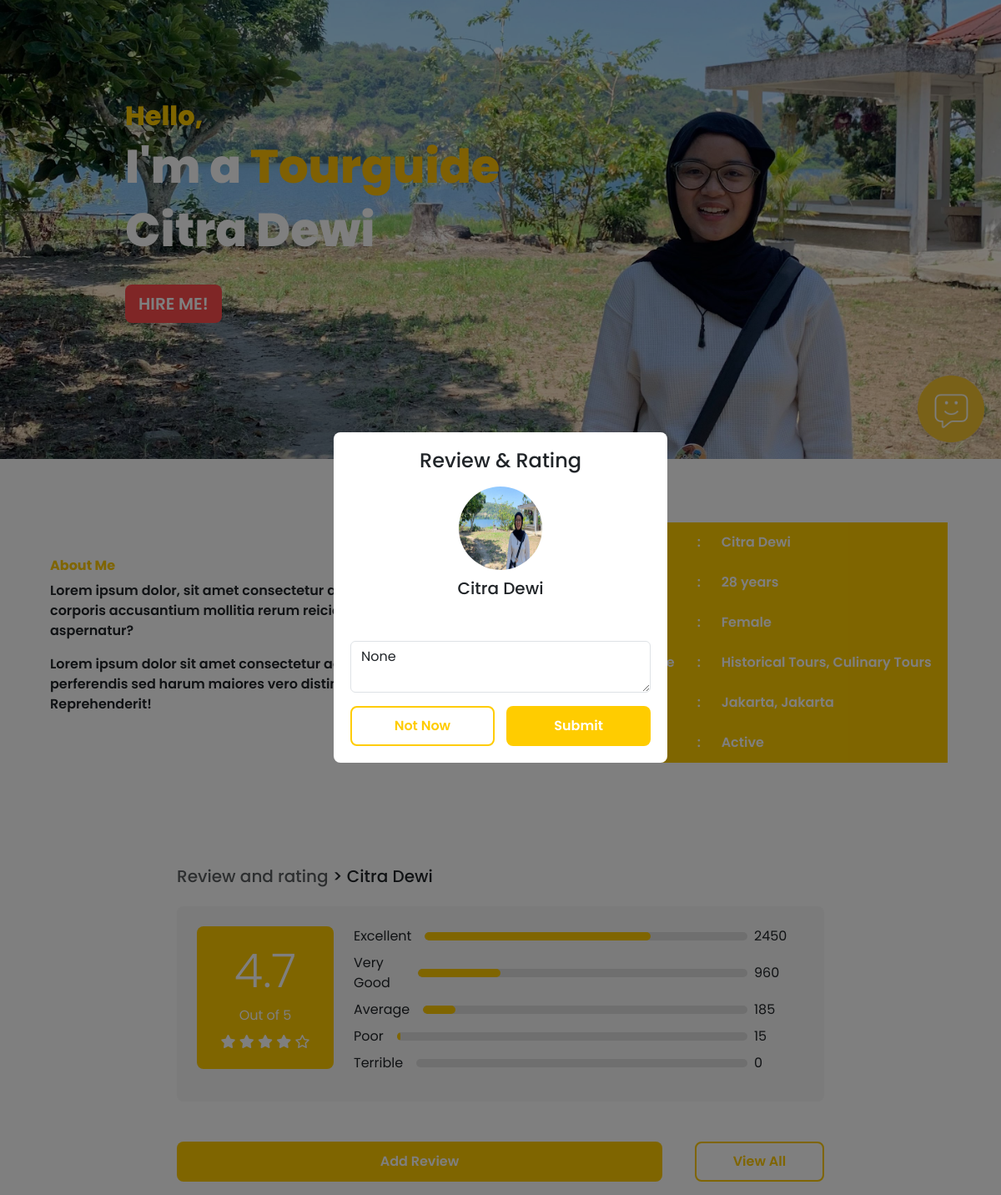
Before: /cv/5 (signed in) with the older database file.
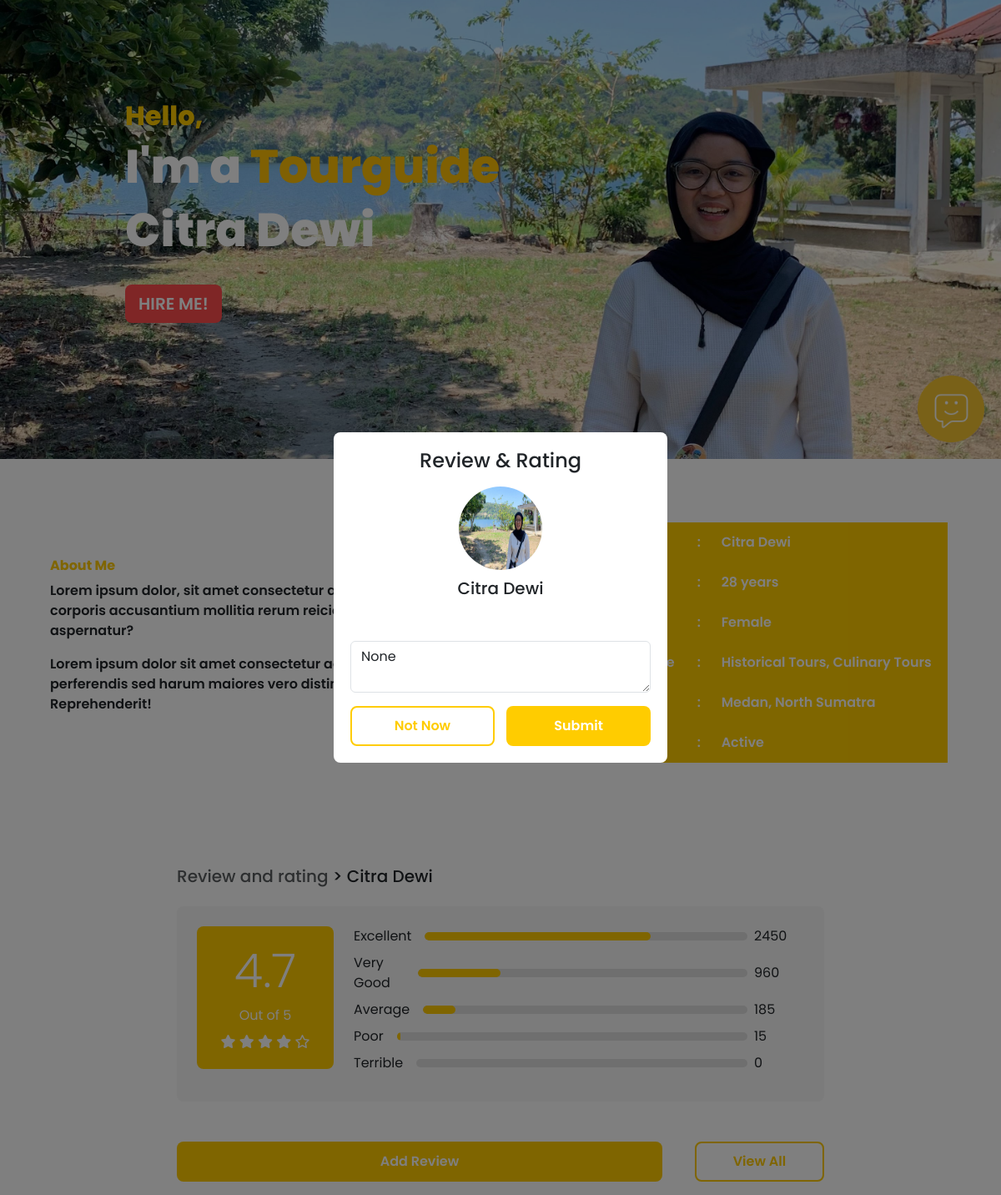
After: the same page with the newer database file.
### main/models.py (models this page shows, shortened)
class TourGuide(models.Model):
    GENDER_CHOICES = [
        ('M', 'Male'),
        ('F', 'Female'),
    ]
    STATUS_CHOICES = [
        ('active', 'Active'),
        ('inactive', 'Inactive'),
    ]
    name = models.CharField(max_length=100)
    age = models.PositiveIntegerField()
    gender = models.CharField(max_length=1, choices=GENDER_CHOICES)
    experience = models.TextField()
    location = models.CharField(max_length=100)
    status = models.CharField(max_length=8, choices=STATUS_CHOICES)
    rating = models.FloatField(default=0.0)
    total_ratings = models.DecimalField(max_digits=10, decimal_places=2, default=Decimal('0.00'))
    num_raters = models.PositiveIntegerField(default=0)

### main/views.py (the view)
# urls.py: path('cv/<int:id>', views.tour_guide_cv, name='cv'),
@login_required
def tour_guide_cv(request, id):
    tourguide = get_object_or_404(TourGuide, pk=id)
    if request.method == 'POST':
        form = RatingForm(request.POST)
        if form.is_valid():
            rating = form.save(commit=False)
            rating.tourguide = tourguide
            rating.user = request.user
            rating.save()
            tourguide.update_rating(rating.rating)
            return redirect('cv', id=tourguide.id)
    else:
        form = RatingForm()
    return render(request, 'main/cv.html', {'tourguide': tourguide, 'form': form})

### main/forms.py
class RatingForm(forms.ModelForm):
    class Meta:
        model = Rating
        fields = ['rating', 'comment']
        widgets = {
            'rating': forms.RadioSelect(choices=[(i, str(i)) for i in range(1, 6)]),
            'comment': forms.Textarea(attrs={'class': 'form-control mb-3', 'placeholder': 'Additional Comments...'}),
        }

### main/templatetags/custom_tags.py (called while the page is built)
@register.filter
def times(number):
    return range(1, number + 1)

### main/templates/main/cv.html (shortened to what the changed rows need)
<!doctype html>
<html lang="en">
<head>
    {% load custom_tags %}
    {% load static %}
    <link href="https://cdn.jsdelivr.net/npm/bootstrap@5.3.3/dist/css/bootstrap.min.css" rel="stylesheet"
>
</head>
<body x-data="{ showModal: false, rating: 0 }">
    <div class="jumbotron-custom text-left">
        <h1 class="hello animated-text">Hello,</h1>
        <h1 class="display-4 animated-text">I'm a <span class="text-warning">Tourguide</span></h1>
        <h1 class="display-4 animated-text">{{ tourguide.name }}</h1>
        <a href="{% url 'payment' %}" class="btn btn-danger btn-lg mt-4 animated-text">HIRE ME!</a>
        <img src="{% static 'main/icon.png' %}" alt="Icon" class="icon">
    </div>
    <div class="about-me container">
        <div class="row d-flex align-items-center">
            <div class="col-md-5 ms-auto p-3">
                <table>
                    <tbody>
                        <tr>
                            <th>Name</th>
                            <td>:</td>
                            <td>{{ tourguide.name }}</td>
                        </tr>
                        <tr>
                            <th>Age</th>
                            <td>:</td>
                            <td>{{ tourguide.age }} years</td>
                        </tr>
                        <tr>
                            <th>Gender</th>
                            <td>:</td>
                            <td>{{ tourguide.get_gender_display }}</td>
                        </tr>
                        <tr>
                            <th>Experience</th>
                            <td>:</td>
                            <td>{{ tourguide.experience }}</td>
                        </tr>
                        <tr>
                            <th>Location</th>
                            <td>:</td>
                            <td>{{ tourguide.location }}</td>
                        </tr>
                        <tr>
                            <th>Status</th>
                            <td>:</td>
                            <td>{{ tourguide.get_status_display }}</td>
                        </tr>
                    </tbody>
                </table>
            </div>
        </div>
    </div>
    <div class="container mt-5" style="max-width: 800px;">
        <h5 class="text-muted">Review and rating <span class="text-dark"> > {{ tourguide.name }}</span></h5>
        <div class="rating-box mt-4 p-4">
            <div class="row">
                <div class="col-md-3 text-center mb-3 mb-md-0">
                    <div class="rating-value">
                        <h2 class="display-4">{{ tourguide.rating|floatformat:1 }}</h2>
                        <p class="mb-0">Out of 5</p>
                        <div class="rating-stars mt-2">
                            {% for i in 5|times %}
                                <span class="fa fa-star{% if i > tourguide.rating %}-o{% endif %}"></span>
                            {% endfor %}
                        </div>
                    </div>
                </div>
            </div>
        </div>
    </div>
<div x-show="showModal" class="popup-overlay" @click.away="showModal = false">
    <div class="popup-content" @click.away="showModal = false">
        <h4 class="mb-3">Review & Rating</h4>
        <img src="{% static 'main/landscape.jpg' %}" alt="{{ tourguide.name }}">
        <h5 class="mb-3">{{ tourguide.name }}</h5>
        <form method="POST">
            <div class="your-review">
            </div>
            <textarea name="comment" class="form-control mb-3" placeholder="Additional Comments...">{{ form.comment.value }}</textarea>
            <div class="d-flex justify-content-between">
            </div>
        </form>
    </div>
</div>
</body>
</html>

Changed rows visible on the page:
changed TourGuide "Citra Dewi": location "Jakarta, Jakarta" → "Medan, North Sumatra"
